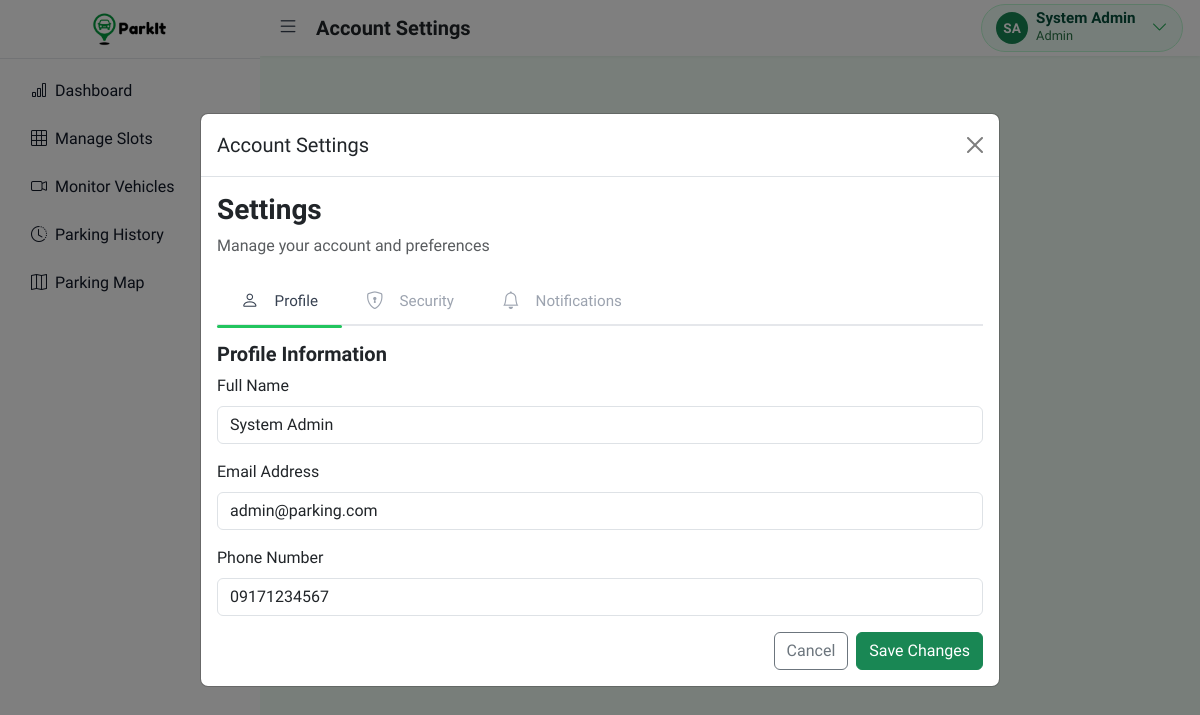
Screenshot of /admin/settings.php (signed in) with the database file from the repository.
### tables this page shows
CREATE TABLE IF NOT EXISTS users (
    id INT PRIMARY KEY AUTO_INCREMENT,
    role_id INT NOT NULL DEFAULT 2,
    username VARCHAR(50) NOT NULL UNIQUE,
    email VARCHAR(100) NOT NULL UNIQUE,
    password VARCHAR(255) NOT NULL,
    full_name VARCHAR(100) NOT NULL,
    phone VARCHAR(20),
    created_at TIMESTAMP DEFAULT CURRENT_TIMESTAMP,
    updated_at TIMESTAMP DEFAULT CURRENT_TIMESTAMP ON UPDATE CURRENT_TIMESTAMP,
    FOREIGN KEY (role_id) REFERENCES roles(id) ON DELETE RESTRICT
);

### admin/settings.php (the view, shortened to what this page needs)
<?php
$pdo = getDB();
$uid = currentUserId();
$user = $pdo->prepare('SELECT id, username, email, full_name, phone FROM users WHERE id = ?');
$user->execute([$uid]);
$user = $user->fetch(PDO::FETCH_ASSOC);
require dirname(__DIR__) . '/includes/header.php';
?>
<div class="row justify-content-center">
    <div class="col-lg-10">
        <div class="mb-3">
            <a href="<?= BASE_URL ?>/admin/monitor.php" class="d-inline-flex align-items-center text-decoration-none text-dark" style="color: #111;"><i class="bi bi-arrow-left me-1"></i> Back</a>
            <a href="<?= BASE_URL ?>/admin/settings.php" class="btn btn-link">Open Settings</a>
        </div>
        <div class="modal fade" id="adminSettingsModal" tabindex="-1" aria-hidden="true">
          <div class="modal-dialog modal-lg modal-dialog-centered">
            <div class="modal-content">
              <div class="modal-header">
                <h5 class="modal-title">Account Settings</h5>
                <button type="button" class="btn-close" data-bs-dismiss="modal" aria-label="Close"></button>
              </div>
              <div class="modal-body">
                <h3 class="fw-bold">Settings</h3>
                <p class="text-muted">Manage your account and preferences</p>
                <div class="settings-tabs mb-3" id="settingsTabs">
                    <div class="settings-tab active" data-tab="profile"><i class="bi bi-person me-2"></i> Profile</div>
                    <div class="settings-tab" data-tab="security"><i class="bi bi-shield-lock me-2"></i> Security</div>
                    <div class="settings-tab" data-tab="notifications"><i class="bi bi-bell me-2"></i> Notifications</div>
                </div>
                <div class="settings-card">
                    <div id="tabProfile">
                        <h5 class="fw-bold">Profile Information</h5>
                        <form method="post" action="<?= BASE_URL ?>/admin/settings.php">
                            <div class="mb-3">
                                <label class="form-label">Full Name</label>
                                <input type="text" name="full_name" class="form-control" value="<?= htmlspecialchars($user['full_name']) ?>">
                            </div>
                            <div class="mb-3">
                                <label class="form-label">Email Address</label>
                                <input type="email" name="email" class="form-control" value="<?= htmlspecialchars($user['email']) ?>">
                            </div>
                            <div class="mb-3">
                                <label class="form-label">Phone Number</label>
                                <input type="text" name="phone" class="form-control" value="<?= htmlspecialchars($user['phone']) ?>">
                            </div>
                            <div class="d-flex justify-content-end gap-2">
                                <a href="<?= BASE_URL ?>/index.php" class="btn btn-outline-secondary">Cancel</a>
                                <button type="submit" name="save_profile" class="btn btn-success">Save Changes</button>
                            </div>
                        </form>
                    </div>
                </div>
              </div>
            </div>
          </div>
        </div>
    </div>
</div>
<?php require dirname(__DIR__) . '/includes/footer.php'; ?>

### includes/header.php (style rules this page uses)
:root { --sidebar-width: 260px; --sidebar-width-collapsed: 72px; --header-height: 56px; --primary: #16a34a; --primary-light: #22c55e; --primary-dark: #15803d; }
body { min-height: 100vh; background: #f0fdf4; transition: margin-left .25s ease; overflow-y: auto; font-family: 'Google Sans Flex', system-ui, -apple-system, BlinkMacSystemFont, 'Segoe UI', sans-serif; }

### admin/settings.php (style rules this page uses)
.settings-tabs { display: flex; gap: 0; border-bottom: 2px solid #e5e7eb; margin-bottom: 1.5rem; }
.settings-tab { padding: 0.75rem 1.5rem; background: transparent; border: none; display: flex; align-items: center; gap: 0.5rem; color: #9ca3af; font-weight: 500; font-size: 0.95rem; cursor: pointer; transition: color .2s; position: relative; bottom: -2px; text-decoration: none; }
.settings-tab::after { content: ''; position: absolute; left: 0; right: 0; bottom: -2px; height: 3px; background: transparent; border-radius: 999px; }
.settings-tab.active { color: #374151; }
.settings-tab.active::after { background: #22c55e; }
.settings-tab i { font-size: 1.1rem; }

### rows the page displays
users: full_name "System Admin", email "admin@parking.com", phone "09171234567"

### other values shown
$page_title "Account Settings"
substr($initials,0,2) "SA"
$profileName "System Admin"
$profileRoleLabel "Admin"
